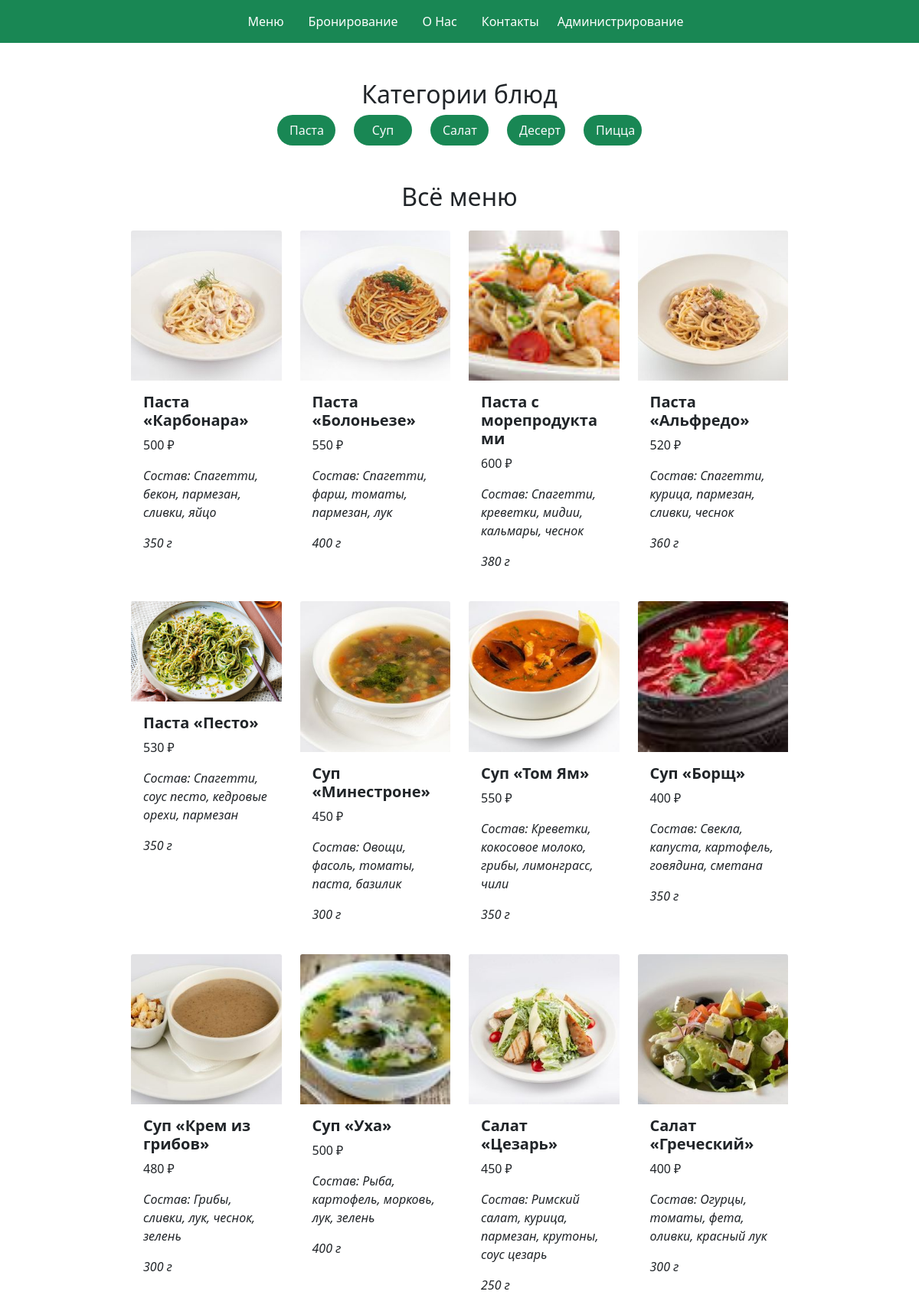
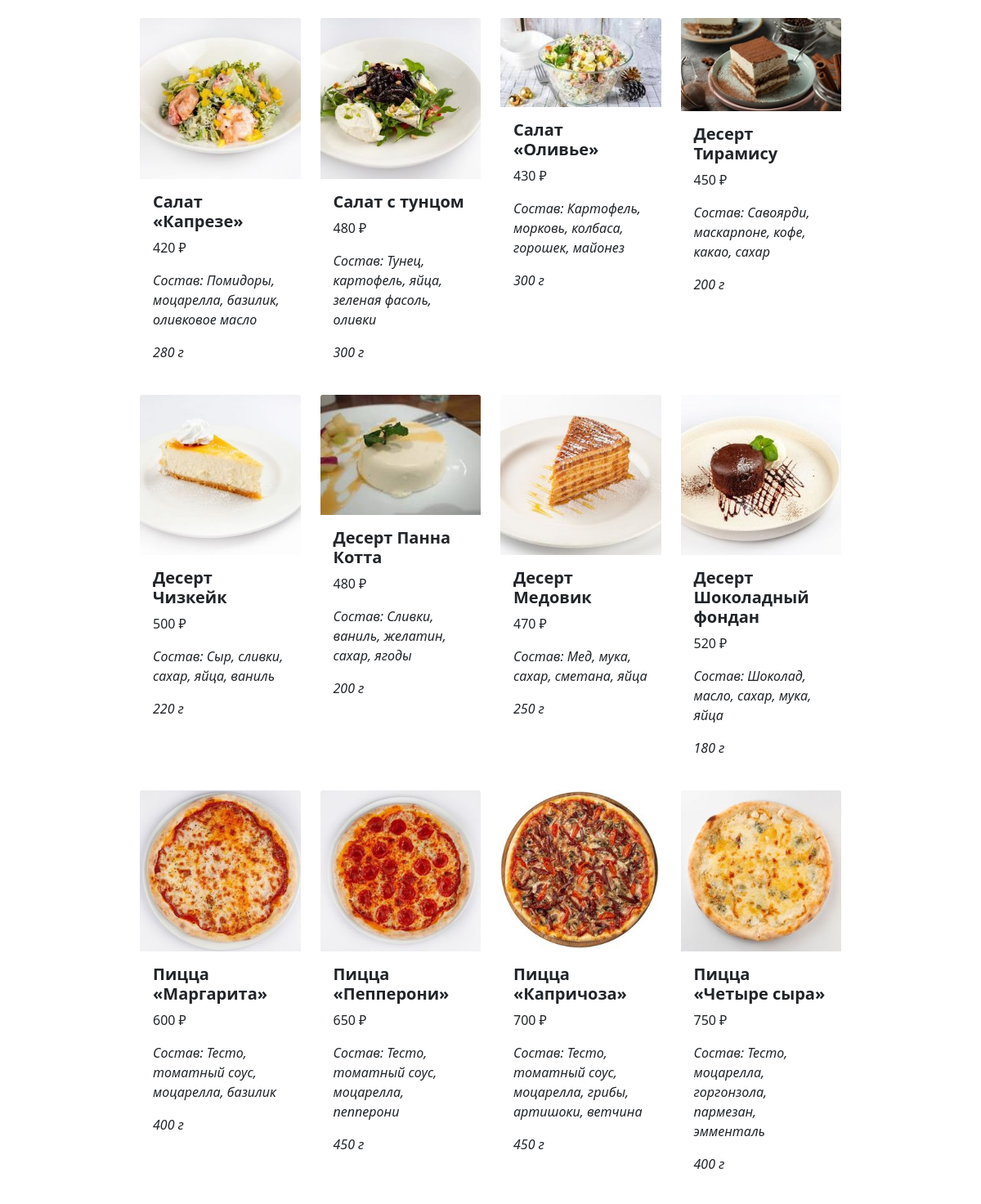
The app's page /dish/ (upper part) with its own data (2 pictures, top to bottom).
### models.py (models this page shows)
class Category(Base):
    __tablename__ = 'category'
    id = Column(Integer, primary_key=True)
    name = Column(String(100), nullable=False, default='')

class Dish(Base):
    __tablename__ = 'dish'
    id = Column(Integer, primary_key=True)
    name = Column(String(200), default='')
    cost = Column(String(40), default='')
    photo = Column(String(100), default='')
    sostav = Column(String(350), default='')  # Изменен тип поля sostav на Text
    weight = Column(String(110), default='')
    category_id = Column(Integer, ForeignKey('category.id'))  # Добавлена связь с таблицей Category

### eng.py (the view)
@app.route("/dish/")
def Main():
    categories = db_session.query(Category).all()
    products = db_session.query(Dish).all()
    return render_template('dish.htm', page_name='Товары', categories=categories, product=products)

### templates/dish.htm
{% extends "template.htm" %}
{% block content %}
<div class="container-fluid  mt-5">
    <h2 class="text-center">Категории блюд </h2>
    <div class="row justify-content-center text-center">
    {% for categ in categories %}
    <div class="col-sm-1">
            <div class="list-group list-group-flush text-center">
                <a href="{{url_for('dish_by_category', category_id=categ.id)}}" class="list-group-item bg-success rounded-pill text-light list-group-item-action" aria-current="true">{{ categ.name }}</a>
            </div>
    </div>
    {% endfor %}
</div>
    <div class="container-fluid mt-5">
    <h2 class="text-center  mb-4">Всё меню</h2>
    <div class="row justify-content-center">
        <div class="col-sm-9 scrollable-cards">
            <div class="row gy-4">
                {% for prod in product %}
                <div class="col-sm-3">
                    <div class="card h-100">
                    <a href='{{url_for("dish_by_id", id=prod.id)}}'>
                            <img src={{url_for("static",filename = prod.photo)}} alt="" class="card-img-top">
                        </a>
                        <div class="card-body">
                            <h5 class="card-title text-left fw-bold">{{prod.name}}</h5>
                            <p class="card-text fw-light">{{prod.cost}}</p>
                            <p class="card-text fst-italic">Состав: {{prod.sostav}}</p>
                            <p class="card-text fst-italic">{{prod.weight}}</p>
                        </div>
                    </div>
                </div>
                {% endfor %}
            </div>
        </div>
    </div>
</div>
</div>
{% endblock %}

### templates/template.htm (style rules this page uses)
.scrollable-cards { height: calc(100vh - 100px); overflow-y: auto; scrollbar-width: none; -ms-overflow-style: none; }
.card { border: none; transition: transform 0.3s ease; }

### records on screen
Category: name "Паста"
Category: name "Суп"
Category: name "Салат"
Category: name "Десерт"
Category: name "Пицца"
Dish: photo (picture), name "Паста «Карбонара»", cost "500 ₽", sostav "Спагетти, бекон, пармезан, сливки, яйцо", weight "350 г"
Dish: photo (picture), name "Паста «Болоньезе»", cost "550 ₽", sostav "Спагетти, фарш, томаты, пармезан, лук", weight "400 г"
Dish: photo (picture), name "Паста с морепродуктами", cost "600 ₽", sostav "Спагетти, креветки, мидии, кальмары, чеснок", weight "380 г"
Dish: photo (picture), name "Паста «Альфредо»", cost "520 ₽", sostav "Спагетти, курица, пармезан, сливки, чеснок", weight "360 г"
Dish: photo (picture), name "Паста «Песто»", cost "530 ₽", sostav "Спагетти, соус песто, кедровые орехи, пармезан", weight "350 г"
Dish: photo (picture), name "Суп «Минестроне»", cost "450 ₽", sostav "Овощи, фасоль, томаты, паста, базилик", weight "300 г"
Dish: photo (picture), name "Суп «Том Ям»", cost "550 ₽", sostav "Креветки, кокосовое молоко, грибы, лимонграсс, чили", weight "350 г"
Dish: photo (picture), name "Суп «Борщ»", cost "400 ₽", sostav "Свекла, капуста, картофель, говядина, сметана", weight "350 г"
Dish: photo (picture), name "Суп «Крем из грибов»", cost "480 ₽", sostav "Грибы, сливки, лук, чеснок, зелень", weight "300 г"
Dish: photo (picture), name "Суп «Уха»", cost "500 ₽", sostav "Рыба, картофель, морковь, лук, зелень", weight "400 г"
Dish: photo (picture), name "Салат «Цезарь»", cost "450 ₽", sostav "Римский салат, курица, пармезан, крутоны, соус цезарь", weight "250 г"
Dish: photo (picture), name "Салат «Греческий»", cost "400 ₽", sostav "Огурцы, томаты, фета, оливки, красный лук", weight "300 г"
Dish: photo (picture), name "Салат «Капрезе»", cost "420 ₽", sostav "Помидоры, моцарелла, базилик, оливковое масло", weight "280 г"
Dish: photo (picture), name "Салат с тунцом", cost "480 ₽", sostav "Тунец, картофель, яйца, зеленая фасоль, оливки", weight "300 г"
Dish: photo (picture), name "Салат «Оливье»", cost "430 ₽", sostav "Картофель, морковь, колбаса, горошек, майонез", weight "300 г"
Dish: photo (picture), name "Десерт Тирамису", cost "450 ₽", sostav "Савоярди, маскарпоне, кофе, какао, сахар", weight "200 г"
Dish: photo (picture), name "Десерт Чизкейк", cost "500 ₽", sostav "Сыр, сливки, сахар, яйца, ваниль", weight "220 г"
Dish: photo (picture), name "Десерт Панна Котта", cost "480 ₽", sostav "Сливки, ваниль, желатин, сахар, ягоды", weight "200 г"
Dish: photo (picture), name "Десерт Медовик", cost "470 ₽", sostav "Мед, мука, сахар, сметана, яйца", weight "250 г"
Dish: photo (picture), name "Десерт Шоколадный фондан", cost "520 ₽", sostav "Шоколад, масло, сахар, мука, яйца", weight "180 г"
Dish: photo (picture), name "Пицца «Маргарита»", cost "600 ₽", sostav "Тесто, томатный соус, моцарелла, базилик", weight "400 г"
Dish: photo (picture), name "Пицца «Пепперони»", cost "650 ₽", sostav "Тесто, томатный соус, моцарелла, пепперони", weight "450 г"
Dish: photo (picture), name "Пицца «Капричоза»", cost "700 ₽", sostav "Тесто, томатный соус, моцарелла, грибы, артишоки, ветчина", weight "450 г"
Dish: photo (picture), name "Пицца «Четыре сыра»", cost "750 ₽", sostav "Тесто, моцарелла, горгонзола, пармезан, эмменталь", weight "400 г"
